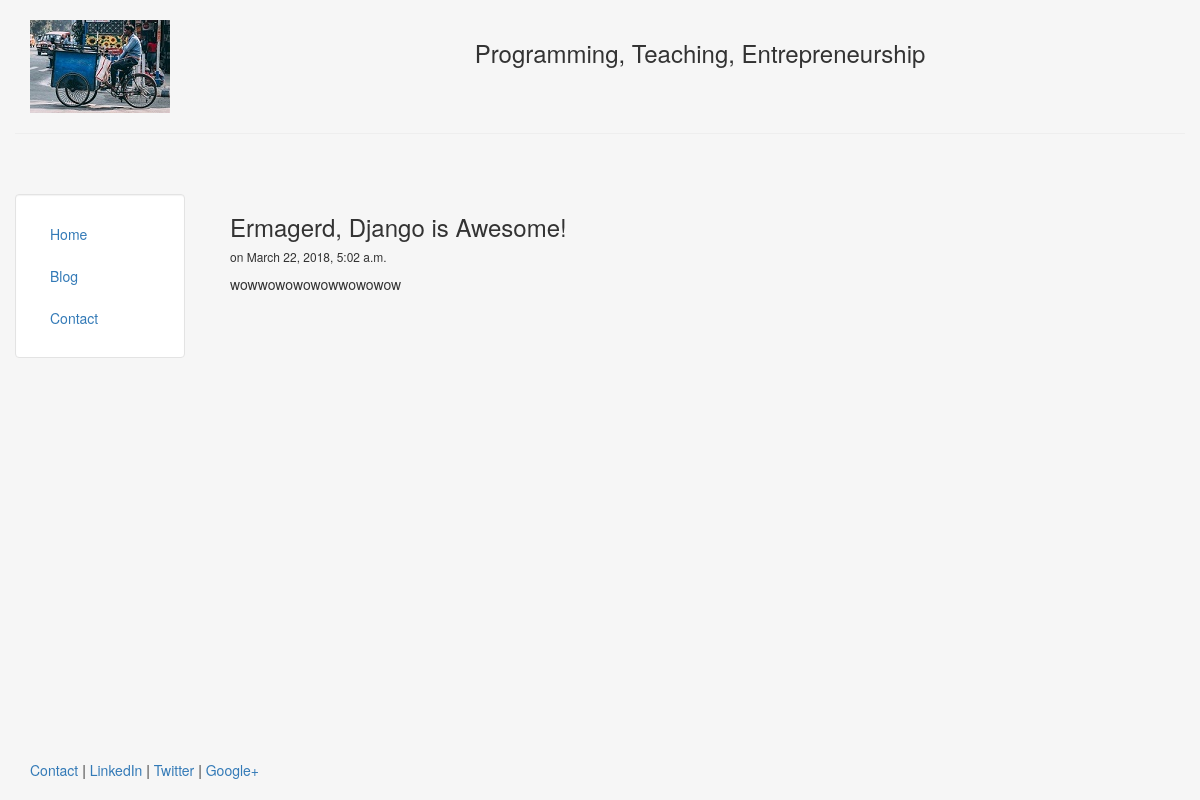
Page /blog/1/ on the committed database.
### blog/models.py (models this page shows, shortened)
class Post(models.Model):
     title = models.CharField(max_length=140)
     body = models.TextField()
     date = models.DateTimeField()

### blog/templates/blog/post.html
{% extends "personal/header.html" %}
{% block content %}
  <h3>{{post.title}}</h3>
  <h6>on {{post.date}}</h6>
  {{ post.body|safe|linebreaks }}
{% endblock %}

### personal/templates/personal/header.html (style rules this page uses)
html, body { height:100% }

### rows in the picture
Post: title "Ermagerd, Django is Awesome!", date "March 22, 2018, 5:02 a.m.", body "wowwowowowowwowowow"
